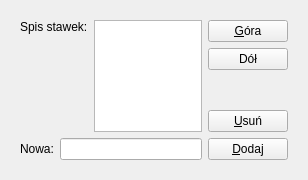
         <widget class="QWidget" name="page">
          <property name="geometry">
           <rect>
            <x>0</x>
            <y>0</y>
            <width>308</width>
            <height>180</height>
           </rect>
          </property>
          <attribute name="label">
           <string>Stawki</string>
          </attribute>
          <layout class="QGridLayout" name="gridLayout_3">
           <item row="0" column="0">
            <widget class="QFrame" name="frame7">
             <property name="frameShape">
              <enum>QFrame::NoFrame</enum>
             </property>
             <property name="frameShadow">
              <enum>QFrame::Plain</enum>
             </property>
             <layout class="QGridLayout" name="gridLayout_5">
              <item row="0" column="0">
               <layout class="QHBoxLayout">
                <item>
                 <layout class="QVBoxLayout">
                  <item>
                   <layout class="QHBoxLayout">
                    <item>
                     <widget class="QLabel" name="textLabel1_3_3">
                      <property name="text">
                       <string>Spis stawek:</string>
                      </property>
                      <property name="alignment">
                       <set>Qt::AlignTop</set>
                      </property>
                      <property name="wordWrap">
                       <bool>false</bool>
                      </property>
                     </widget>
                    </item>
                    <item>
                     <widget class="QListWidget" name="vatlBox"/>
                    </item>
                   </layout>
                  </item>
                  <item>
                   <layout class="QHBoxLayout">
                    <item>
                     <widget class="QLabel" name="textLabel2_4_3">
                      <property name="text">
                       <string>Nowa:</string>
                      </property>
                      <property name="wordWrap">
                       <bool>false</bool>
                      </property>
                     </widget>
                    </item>
                    <item>
                     <widget class="QLineEdit" name="vatEdit">
                      <property name="maxLength">
                       <number>6</number>
                      </property>
                     </widget>
                    </item>
                   </layout>
                  </item>
                 </layout>
                </item>
                <item>
                 <layout class="QVBoxLayout">
                  <item>
                   <layout class="QVBoxLayout">
                    <item>
                     <widget class="QPushButton" name="vatUpBtn">
                      <property name="text">
                       <string>&amp;Góra</string>
                      </property>
                      <property name="shortcut">
                       <string>Alt+G</string>
                      </property>
                     </widget>
                    </item>
                    <item>
                     <widget class="QPushButton" name="vatDownBtn">
                      <property name="text">
                       <string>Dół</string>
                      </property>
                      <property name="shortcut">
                       <string/>
                      </property>
                     </widget>
                    </item>
                   </layout>
                  </item>
                  <item>
                   <spacer>
                    <property name="orientation">
                     <enum>Qt::Vertical</enum>
                    </property>
                    <property name="sizeType">
                     <enum>QSizePolicy::Expanding</enum>
                    </property>
                    <property name="sizeHint" stdset="0">
                     <size>
                      <width>21</width>
                      <height>20</height>
                     </size>
                    </property>
                   </spacer>
                  </item>
                  <item>
                   <layout class="QVBoxLayout">
                    <item>
                     <widget class="QPushButton" name="vatDelBtn">
                      <property name="text">
                       <string>&amp;Usuń</string>
                      </property>
                      <property name="shortcut">
                       <string>Alt+U</string>
                      </property>
                     </widget>
                    </item>
                    <item>
                     <widget class="QPushButton" name="vatAddBtn">
                      <property name="text">
                       <string>&amp;Dodaj</string>
                      </property>
                      <property name="shortcut">
                       <string>Alt+D</string>
                      </property>
                     </widget>
                    </item>
                   </layout>
                  </item>
                 </layout>
                </item>
               </layout>
              </item>
             </layout>
            </widget>
           </item>
          </layout>
         </widget>
